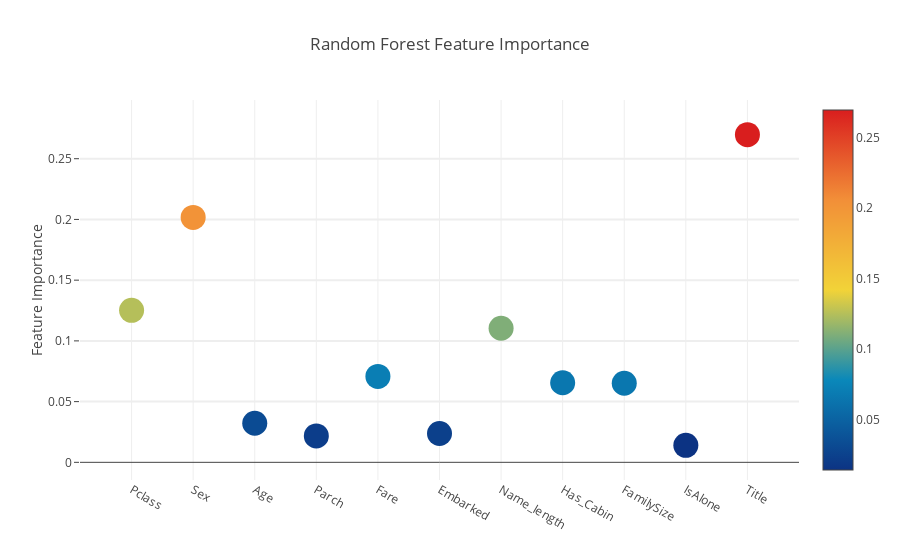
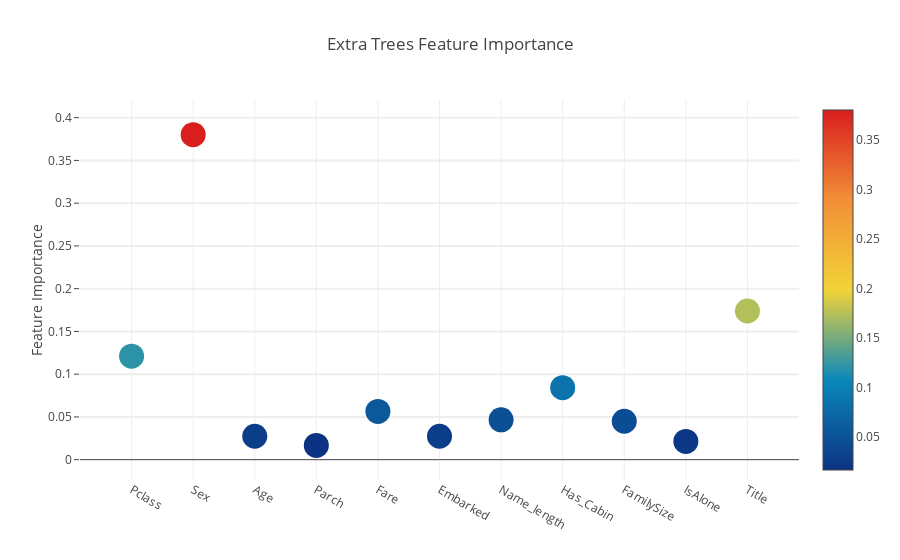
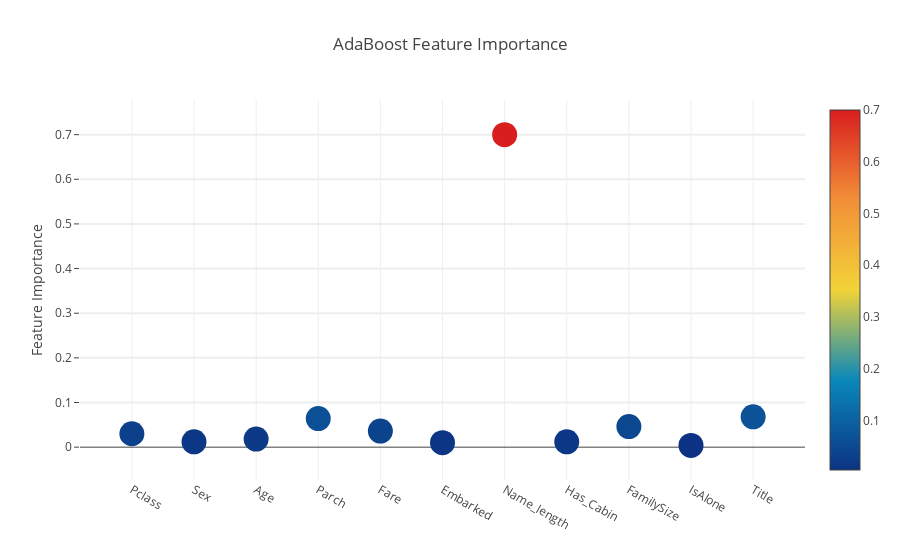
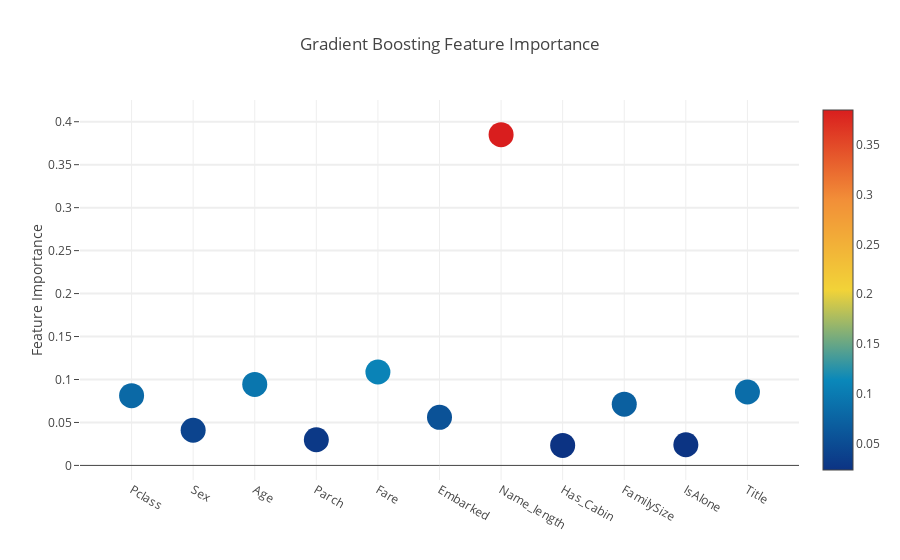

These figures' notebook cell, in order:
### Code cell
# Scatter plot 
trace = go.Scatter(
    y = feature_dataframe['Random Forest feature importances'].values,
    x = feature_dataframe['features'].values,
    mode='markers',
    marker=dict(
        sizemode = 'diameter',
        sizeref = 1,
        size = 25,
#       size= feature_dataframe['AdaBoost feature importances'].values,
        #color = np.random.randn(500), #set color equal to a variable
        color = feature_dataframe['Random Forest feature importances'].values,
        colorscale='Portland',
        showscale=True
    ),
    text = feature_dataframe['features'].values
)
data = [trace]

layout= go.Layout(
    autosize= True,
    title= 'Random Forest Feature Importance',
    hovermode= 'closest',
#     xaxis= dict(
#         title= 'Pop',
#         ticklen= 5,
#         zeroline= False,
#         gridwidth= 2,
#     ),
    yaxis=dict(
        title= 'Feature Importance',
        ticklen= 5,
        gridwidth= 2
    ),
    showlegend= False
)
fig = go.Figure(data=data, layout=layout)
py.iplot(fig,filename='scatter2010')

# Scatter plot 
trace = go.Scatter(
    y = feature_dataframe['Extra Trees  feature importances'].values,
    x = feature_dataframe['features'].values,
    mode='markers',
    marker=dict(
        sizemode = 'diameter',
        sizeref = 1,
        size = 25,
#       size= feature_dataframe['AdaBoost feature importances'].values,
        #color = np.random.randn(500), #set color equal to a variable
        color = feature_dataframe['Extra Trees  feature importances'].values,
        colorscale='Portland',
        showscale=True
    ),
    text = feature_dataframe['features'].values
)
data = [trace]

layout= go.Layout(
    autosize= True,
    title= 'Extra Trees Feature Importance',
    hovermode= 'closest',
#     xaxis= dict(
#         title= 'Pop',
#         ticklen= 5,
#         zeroline= False,
#         gridwidth= 2,
#     ),
    yaxis=dict(
        title= 'Feature Importance',
        ticklen= 5,
        gridwidth= 2
    ),
    showlegend= False
)
fig = go.Figure(data=data, layout=layout)
py.iplot(fig,filename='scatter2010')

# Scatter plot 
trace = go.Scatter(
    y = feature_dataframe['AdaBoost feature importances'].values,
    x = feature_dataframe['features'].values,
    mode='markers',
    marker=dict(
        sizemode = 'diameter',
        sizeref = 1,
        size = 25,
#       size= feature_dataframe['AdaBoost feature importances'].values,
        #color = np.random.randn(500), #set color equal to a variable
        color = feature_dataframe['AdaBoost feature importances'].values,
        colorscale='Portland',
        showscale=True
    ),
    text = feature_dataframe['features'].values
)
data = [trace]

layout= go.Layout(
    autosize= True,
    title= 'AdaBoost Feature Importance',
    hovermode= 'closest',
#     xaxis= dict(
#         title= 'Pop',
#         ticklen= 5,
#         zeroline= False,
#         gridwidth= 2,
#     ),
    yaxis=dict(
        title= 'Feature Importance',
        ticklen= 5,
        gridwidth= 2
    ),
    showlegend= False
)
fig = go.Figure(data=data, layout=layout)
py.iplot(fig,filename='scatter2010')

# Scatter plot 
trace = go.Scatter(
    y = feature_dataframe['Gradient Boost feature importances'].values,
    x = feature_dataframe['features'].values,
    mode='markers',
    marker=dict(
        sizemode = 'diameter',
        sizeref = 1,
        size = 25,
#       size= feature_dataframe['AdaBoost feature importances'].values,
        #color = np.random.randn(500), #set color equal to a variable
        color = feature_dataframe['Gradient Boost feature importances'].values,
        colorscale='Portland',
        showscale=True
    ),
    text = feature_dataframe['features'].values
)
data = [trace]

layout= go.Layout(
    autosize= True,
    title= 'Gradient Boosting Feature Importance',
    hovermode= 'closest',
#     xaxis= dict(
#         title= 'Pop',
#         ticklen= 5,
#         zeroline= False,
#         gridwidth= 2,
#     ),
    yaxis=dict(
        title= 'Feature Importance',
        ticklen= 5,
        gridwidth= 2
    ),
    showlegend= False
)
fig = go.Figure(data=data, layout=layout)
py.iplot(fig,filename='scatter2010')

### Figure 1 — Plotly figure (JSON) as saved in the notebook; plotly's stock layout.template omitted (floating-point values rounded to 4 significant figures)
{"data": [{"marker": {"color": [0.1252, 0.2017, 0.03217, 0.02173, 0.07072, 0.02374, 0.1104, 0.0655, 0.06511, 0.01396, 0.2698], "colorscale": "Portland", "showscale": true, "size": 25, "sizemode": "diameter", "sizeref": 1}, "mode": "markers", "text": ["Pclass", "Sex", "Age", "Parch", "Fare", "Embarked", "Name_length", "Has_Cabin", "FamilySize", "IsAlone", "Title"], "type": "scatter", "x": ["Pclass", "Sex", "Age", "Parch", "Fare", "Embarked", "Name_length", "Has_Cabin", "FamilySize", "IsAlone", "Title"], "y": [0.1252, 0.2017, 0.03217, 0.02173, 0.07072, 0.02374, 0.1104, 0.0655, 0.06511, 0.01396, 0.2698]}], "layout": {"autosize": true, "hovermode": "closest", "showlegend": false, "title": "Random Forest Feature Importance", "yaxis": {"gridwidth": 2, "ticklen": 5, "title": "Feature Importance"}}}

### Figure 2 — Plotly figure (JSON) as saved in the notebook; plotly's stock layout.template omitted (floating-point values rounded to 4 significant figures)
{"data": [{"marker": {"color": [0.1211, 0.3801, 0.02737, 0.01671, 0.0564, 0.02736, 0.04661, 0.08423, 0.04491, 0.02132, 0.1739], "colorscale": "Portland", "showscale": true, "size": 25, "sizemode": "diameter", "sizeref": 1}, "mode": "markers", "text": ["Pclass", "Sex", "Age", "Parch", "Fare", "Embarked", "Name_length", "Has_Cabin", "FamilySize", "IsAlone", "Title"], "type": "scatter", "x": ["Pclass", "Sex", "Age", "Parch", "Fare", "Embarked", "Name_length", "Has_Cabin", "FamilySize", "IsAlone", "Title"], "y": [0.1211, 0.3801, 0.02737, 0.01671, 0.0564, 0.02736, 0.04661, 0.08423, 0.04491, 0.02132, 0.1739]}], "layout": {"autosize": true, "hovermode": "closest", "showlegend": false, "title": "Extra Trees Feature Importance", "yaxis": {"gridwidth": 2, "ticklen": 5, "title": "Feature Importance"}}}

### Figure 3 — Plotly figure (JSON) as saved in the notebook; plotly's stock layout.template omitted (floating-point values rounded to 4 significant figures)
{"data": [{"marker": {"color": [0.03, 0.012, 0.018, 0.064, 0.036, 0.01, 0.7, 0.012, 0.046, 0.004, 0.068], "colorscale": "Portland", "showscale": true, "size": 25, "sizemode": "diameter", "sizeref": 1}, "mode": "markers", "text": ["Pclass", "Sex", "Age", "Parch", "Fare", "Embarked", "Name_length", "Has_Cabin", "FamilySize", "IsAlone", "Title"], "type": "scatter", "x": ["Pclass", "Sex", "Age", "Parch", "Fare", "Embarked", "Name_length", "Has_Cabin", "FamilySize", "IsAlone", "Title"], "y": [0.03, 0.012, 0.018, 0.064, 0.036, 0.01, 0.7, 0.012, 0.046, 0.004, 0.068]}], "layout": {"autosize": true, "hovermode": "closest", "showlegend": false, "title": "AdaBoost Feature Importance", "yaxis": {"gridwidth": 2, "ticklen": 5, "title": "Feature Importance"}}}

### Figure 4 — Plotly figure (JSON) as saved in the notebook; plotly's stock layout.template omitted (floating-point values rounded to 4 significant figures)
{"data": [{"marker": {"color": [0.08113, 0.0409, 0.09429, 0.02986, 0.1087, 0.05601, 0.385, 0.02333, 0.07127, 0.02404, 0.08547], "colorscale": "Portland", "showscale": true, "size": 25, "sizemode": "diameter", "sizeref": 1}, "mode": "markers", "text": ["Pclass", "Sex", "Age", "Parch", "Fare", "Embarked", "Name_length", "Has_Cabin", "FamilySize", "IsAlone", "Title"], "type": "scatter", "x": ["Pclass", "Sex", "Age", "Parch", "Fare", "Embarked", "Name_length", "Has_Cabin", "FamilySize", "IsAlone", "Title"], "y": [0.08113, 0.0409, 0.09429, 0.02986, 0.1087, 0.05601, 0.385, 0.02333, 0.07127, 0.02404, 0.08547]}], "layout": {"autosize": true, "hovermode": "closest", "showlegend": false, "title": "Gradient Boosting Feature Importance", "yaxis": {"gridwidth": 2, "ticklen": 5, "title": "Feature Importance"}}}
